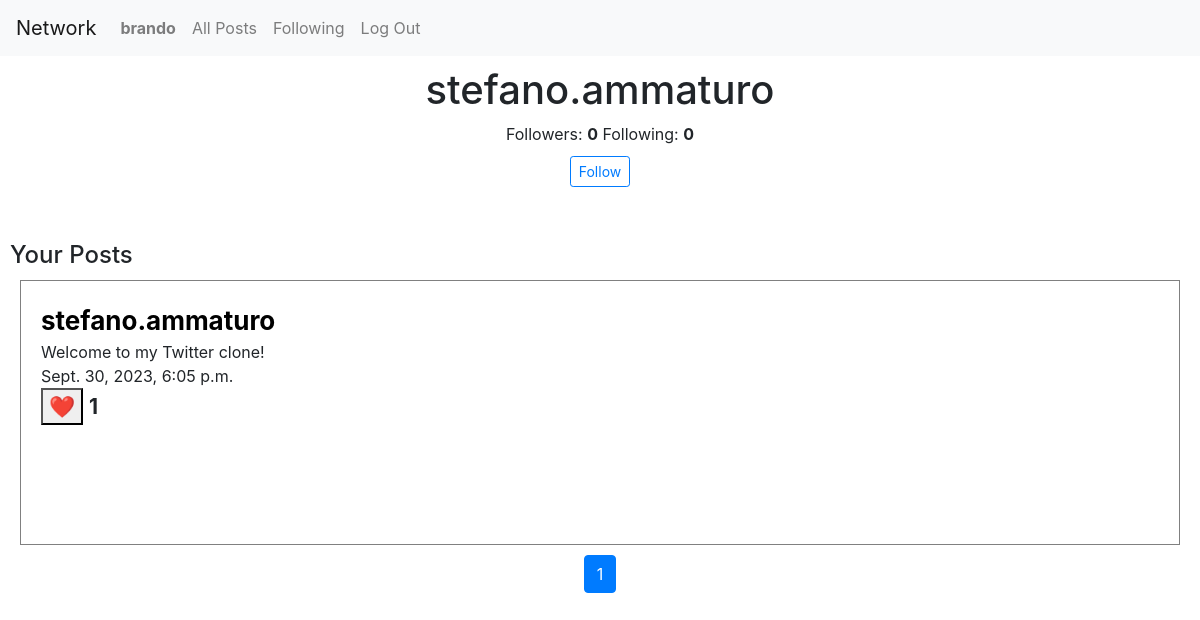
The app's page /profile/stefano.ammaturo (signed in) with its own data.
### network/models.py (models this page shows)
class User(AbstractUser):
    pass

class Posts(models.Model):
    user = models.ForeignKey(User, on_delete=models.CASCADE, blank=True, null=True)
    content = models.CharField(max_length=500, default='')
    likes = models.IntegerField(default=0)
    created = models.DateTimeField(default=timezone.now)

### network/views.py (the view)
# urls.py: path("profile/<str:user>", views.profile, name="profile"),
def profile(request, user):
    user_obj = User.objects.get(username=user) #get the user whos profile were on
    user_profile = Profile.objects.get(user=user_obj) #get the users whos profile were on profile, can access followers from here
    logged_in_user = request.user
    if request.method == "POST":
        if logged_in_user in user_profile.followers.all():
            unfollowed(logged_in_user, user)
            follows=False
        else:
            followed(logged_in_user, user)
            follows=True
        posts = Posts.objects.filter(user = user_obj).order_by('-created') #get specific users posts
        paginator = Paginator(posts, 10)  # Change 10 to the desired number of items per page
        page_number = request.GET.get('page')
        page = paginator.get_page(page_number)
        follower_count = user_profile.followers.all().count()
        following_count = user_profile.following.all().count()
        return render(request, "network/profile.html", {"follows":follows,"user":user_obj,"page":page, "follower_count":follower_count, "following_count":following_count})
    else:
        if request.user != user:
            if logged_in_user in user_profile.followers.all():
                follows=True
            else:
                follows=False
        posts = Posts.objects.filter(user = user_obj).order_by('-created') #get specific users posts
        paginator = Paginator(posts, 10)  # Change 10 to the desired number of items per page
        page_number = request.GET.get('page')
        page = paginator.get_page(page_number)
        follower_count = user_profile.followers.all().count()
        following_count = user_profile.following.all().count()
        return render(request, "network/profile.html", {"follows":follows,"user":user_obj,"page":page, "follower_count":follower_count, "following_count":following_count})

### network/templates/network/profile.html (shortened to what this page needs)
{% extends "network/layout.html" %}
{% block body %}
<div>
    <div style = "padding:10px; text-align: center;">
        <h1 id="user_profile">{{ user }}</h1>
        Followers: <b>{{ follower_count }}</b>
        Following: <b>{{ following_count }}</b><br>
        <form action="{% url 'profile' user %}" method="POST">
            {% if request.user != user and not follows %}
            <div id="request-view">
                <button type="submit" style="margin:10px;" class="btn btn-sm btn-outline-primary" id="follow">Follow</button></a>
            </div>
            {% elif request.user != user and follows %}
                <div id="unfollow-view">
                    <button type="submit" style="margin:10px;" class="btn btn-sm btn-outline-primary" id="unfollow">Unfollow</button>
                </div>
            {% endif %}
        </form>
    </div><br>
    <div style = "padding:10px;">
        <h4>Your Posts</h4>
        {% for post in page %}
                <div class = "post">
                    <a href="{% url 'profile' post.user %}"><b style = "font-size:26px; color:black;">{{ post.user }}</b><br></a>
                    <div>
                        <div>
                            <div id="post-content-{{ post.id }}">{{ post.content }}</div>
                        </div>
                        <div>{{ post.created }}</div>
                        <div style="font-size: 21px;">
                            <button id="like-button-{{ post.id }}" class="like-button" data-post-id="{{ post.id }}" data-csrf="{{ csrf_token }}">&#10084;&#65039;</button>
                            <b id="like-count-{{ post.id }}" class="like-count">{{ post.likes }}</b>
                        </div>
                    </div>
                </div>
            {% endfor %}
        <nav aria-label="Page navigation example">
            <ul class="pagination justify-content-center">
                {% for page_num in page.paginator.page_range %}
                    <li class="page-item {% if page_num == page.number %}active{% endif %}">
                        <a class="page-link" href="?page={{ page_num }}">{{ page_num }}</a>
                    </li>
                {% endfor %}
            </ul>
        </nav>
    </div>
</div>
{% endblock %}

### network/templates/network/layout.html (shortened to what this page needs)
{% load static %}
<!DOCTYPE html>
<html lang="en">
    <head>
        <link rel="stylesheet" href="https://stackpath.bootstrapcdn.com/bootstrap/4.4.1/css/bootstrap.min.css">
        <link href="{% static 'network/styles.css' %}" rel="stylesheet">
    </head>
    <body>
        <nav class="navbar navbar-expand-lg navbar-light bg-light">
            <a class="navbar-brand" href="{% url 'index' %}">Network</a>
            <div>
              <ul class="navbar-nav mr-auto">
                {% if user.is_authenticated %}
                    <li class="nav-item">
                        <a class="nav-link" href="{% url 'profile' request.user %}"><strong>{{ request.user }}</strong></a>
                    </li>
                {% endif %}
                <li class="nav-item">
                  <a class="nav-link" href="{% url 'index' %}">All Posts</a>
                </li>
                {% if user.is_authenticated %}
                    <li class="nav-item">
                        <a class="nav-link" href="{% url 'following' %}">Following</a>
                    </li>
                    <li class="nav-item">
                        <a class="nav-link" href="{% url 'logout' %}">Log Out</a>
                    </li>
                {% endif %}
              </ul>
            </div>
          </nav>
        <div class="body">
            {% block body %}
            {% endblock %}
        </div>
    </body>
</html>

### network/static/network/styles.css (style rules this page uses)
.post { border: 0.5px solid grey; height:265px; padding: 20px; margin:10px; }

### records on screen
User: user "brando"
User: username "stefano.ammaturo"
Posts: user "stefano.ammaturo", content "Welcome to my Twitter clone!", created "Sept. 30, 2023, 6:05 p.m.", likes "1"

### other values on screen
{{ follower_count }} "0"
{{ following_count }} "0"
{{ page_num }} "1"
